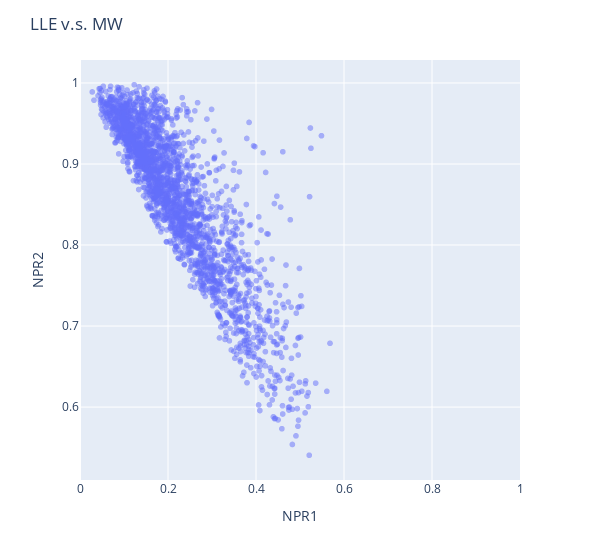

Notebook source saved alongside this figure:
### Markdown cell above
### 2D plot

### Code cell
import plotly.express as px
fig = px.scatter(df,
    x='NPR1',
    y='NPR2',
    # color='Molecule Max Phase',
    # color='AlogP',
    # color='Document ChEMBL ID',
    # color='Murcko_generic_SMILES',
    # size='pChEMBL Value',
    # hover_name='Molecule ChEMBL ID',
    # hover_data=['Document ChEMBL ID', df.index],
    opacity=0.5
)
fig.update_layout(
    title='LLE v.s. MW',
    # showlegend=False, # Legendのon/off
    width=600,
    # height=700,
    xaxis=dict(range= (0,1))
) 
fig.update_xaxes
fig.show()

### Figure 1 — Plotly figure (JSON) as saved in the notebook; plotly's stock layout.template omitted (floating-point values rounded to 4 significant figures; data arrays with more than 128 entries replaced by an {"elided": "..."} marker saying what was removed)
{"data": [{"hovertemplate": "NPR1=%{x}<br>NPR2=%{y}<extra></extra>", "legendgroup": "", "marker": {"color": "#636efa", "opacity": 0.5, "symbol": "circle"}, "mode": "markers", "name": "", "showlegend": false, "type": "scattergl", "x": {"elided": "2348 float values"}, "xaxis": "x", "y": {"elided": "2348 float values"}, "yaxis": "y"}], "layout": {"legend": {"tracegroupgap": 0}, "margin": {"t": 60}, "title": {"text": "LLE v.s. MW"}, "width": 600, "xaxis": {"anchor": "y", "domain": [0, 1], "range": [0, 1], "title": {"text": "NPR1"}}, "yaxis": {"anchor": "x", "domain": [0, 1], "title": {"text": "NPR2"}}}}
